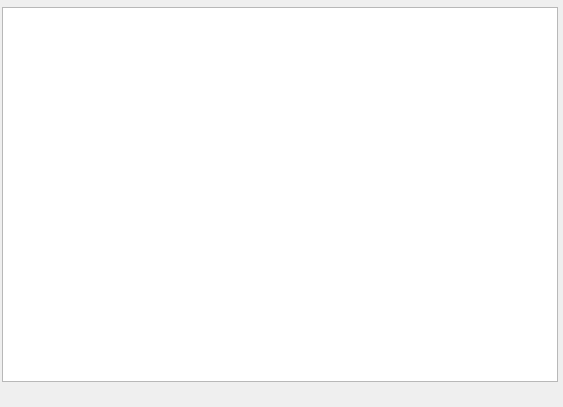
<?xml version="1.0" encoding="UTF-8"?>
<ui version="4.0">
 <class>FormSmsBox</class>
 <widget class="QWidget" name="FormSmsBox">
  <property name="geometry">
   <rect>
    <x>0</x>
    <y>0</y>
    <width>563</width>
    <height>407</height>
   </rect>
  </property>
  <property name="windowTitle">
   <string>Form</string>
  </property>
  <property name="styleSheet">
   <string notr="true">QWidget#FormSmsBox{ 
border-image:url(Skin/centrebgright.png);
}</string>
  </property>
  <layout class="QVBoxLayout" name="verticalLayout_2">
   <property name="leftMargin">
    <number>2</number>
   </property>
   <property name="topMargin">
    <number>7</number>
   </property>
   <property name="rightMargin">
    <number>5</number>
   </property>
   <property name="bottomMargin">
    <number>5</number>
   </property>
   <item>
    <layout class="QVBoxLayout" name="verticalLayout">
     <property name="spacing">
      <number>6</number>
     </property>
     <item>
      <widget class="QTableView" name="tableViewChatList">
       <property name="midLineWidth">
        <number>0</number>
       </property>
       <property name="autoScrollMargin">
        <number>20</number>
       </property>
       <attribute name="verticalHeaderCascadingSectionResizes">
        <bool>false</bool>
       </attribute>
       <attribute name="verticalHeaderDefaultSectionSize">
        <number>30</number>
       </attribute>
      </widget>
     </item>
     <item>
      <spacer name="verticalSpacer">
       <property name="orientation">
        <enum>Qt::Vertical</enum>
       </property>
       <property name="sizeType">
        <enum>QSizePolicy::Fixed</enum>
       </property>
       <property name="sizeHint" stdset="0">
        <size>
         <width>20</width>
         <height>20</height>
        </size>
       </property>
      </spacer>
     </item>
    </layout>
   </item>
  </layout>
 </widget>
 <resources/>
 <connections/>
</ui>
